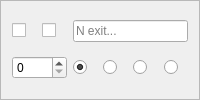
       <widget class="QFrame" name="frame_n">
        <property name="sizePolicy">
         <sizepolicy hsizetype="Preferred" vsizetype="Preferred">
          <horstretch>0</horstretch>
          <verstretch>0</verstretch>
         </sizepolicy>
        </property>
        <property name="frameShape">
         <enum>QFrame::StyledPanel</enum>
        </property>
        <property name="frameShadow">
         <enum>QFrame::Raised</enum>
        </property>
        <layout class="QGridLayout" name="gridLayout_n">
         <item row="0" column="0">
          <widget class="QCheckBox" name="noRoute_n">
           <property name="cursor">
            <cursorShape>PointingHandCursor</cursorShape>
           </property>
           <property name="focusPolicy">
            <enum>Qt::NoFocus</enum>
           </property>
           <property name="toolTip">
            <string>Prevent a route being created via this exit, equivalent to an infinite exit weight</string>
           </property>
           <property name="text">
            <string/>
           </property>
           <property name="checkable">
            <bool>true</bool>
           </property>
          </widget>
         </item>
         <item row="0" column="1">
          <widget class="QCheckBox" name="stub_n">
           <property name="cursor">
            <cursorShape>PointingHandCursor</cursorShape>
           </property>
           <property name="toolTip">
            <string>Create an exit in this direction with unknown distination, mutually exclusive with an actual exit roomID</string>
           </property>
           <property name="text">
            <string/>
           </property>
          </widget>
         </item>
         <item row="0" column="2" colspan="4">
          <widget class="QLineEdit" name="n">
           <property name="toolTip">
            <string>Set the number of the room north of this one, will be blue for a valid number or red for invalid</string>
           </property>
           <property name="placeholderText">
            <string>N exit...</string>
           </property>
          </widget>
         </item>
         <item row="1" column="0" colspan="2">
          <widget class="QSpinBox" name="weight_n">
           <property name="cursor">
            <cursorShape>SizeVerCursor</cursorShape>
           </property>
           <property name="toolTip">
            <string>Set to a positive value to overide the default (Room) Weight for using this Exit route, zero value assigns the default.</string>
           </property>
           <property name="maximum">
            <number>9999</number>
           </property>
          </widget>
         </item>
         <item row="1" column="2">
          <widget class="QRadioButton" name="doortype_none_n">
           <property name="cursor">
            <cursorShape>PointingHandCursor</cursorShape>
           </property>
           <property name="toolTip">
            <string>No door symbol is drawn on 2D Map for this exit</string>
           </property>
           <property name="text">
            <string/>
           </property>
           <property name="checked">
            <bool>true</bool>
           </property>
           <attribute name="buttonGroup">
            <string notr="true">doortype_n</string>
           </attribute>
          </widget>
         </item>
         <item row="1" column="3">
          <widget class="QRadioButton" name="doortype_open_n">
           <property name="cursor">
            <cursorShape>PointingHandCursor</cursorShape>
           </property>
           <property name="toolTip">
            <string>Green (Open) door symbol is drawn on 2D Map, can be set on either a stub or a real exit</string>
           </property>
           <property name="text">
            <string/>
           </property>
           <attribute name="buttonGroup">
            <string notr="true">doortype_n</string>
           </attribute>
          </widget>
         </item>
         <item row="1" column="4">
          <widget class="QRadioButton" name="doortype_closed_n">
           <property name="cursor">
            <cursorShape>PointingHandCursor</cursorShape>
           </property>
           <property name="toolTip">
            <string>Orange (Closed) door symbol is drawn on 2D Map, can be set on either a stub or a real exit</string>
           </property>
           <property name="text">
            <string/>
           </property>
           <attribute name="buttonGroup">
            <string notr="true">doortype_n</string>
           </attribute>
          </widget>
         </item>
         <item row="1" column="5">
          <widget class="QRadioButton" name="doortype_locked_n">
           <property name="cursor">
            <cursorShape>PointingHandCursor</cursorShape>
           </property>
           <property name="toolTip">
            <string>Red (Locked) door symbol is drawn on 2D Map, can be set on either a stub or a real exit</string>
           </property>
           <property name="text">
            <string/>
           </property>
           <attribute name="buttonGroup">
            <string notr="true">doortype_n</string>
           </attribute>
          </widget>
         </item>
        </layout>
       </widget>
